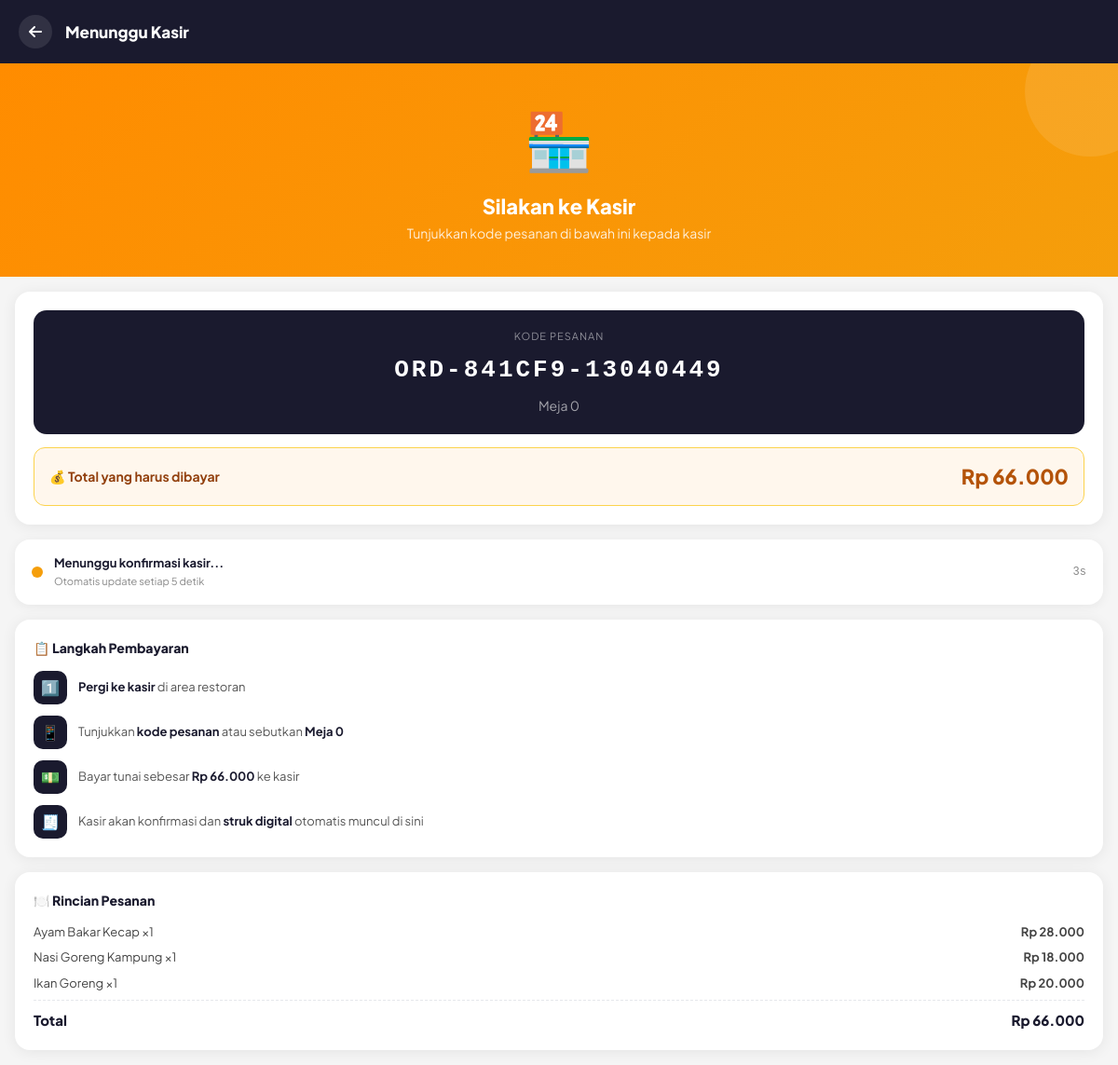
The app's page /tunggu_kasir.php?kode=ORD-841CF9-13040449 with its own data.
### tables this page shows
CREATE TABLE `pesanan` (
  `id` int(11) NOT NULL,
  `kode_pesanan` varchar(20) NOT NULL,
  `nomor_meja` int(11) NOT NULL,
  `nama_pelanggan` varchar(100) DEFAULT 'Pelanggan',
  `catatan` text DEFAULT NULL,
  `total_harga` int(11) DEFAULT 0,
  `tanggal` datetime DEFAULT current_timestamp(),
  `status` enum('pending','diproses','selesai','dibatalkan') DEFAULT 'pending',
  `metode_bayar` enum('cash','qris','transfer') DEFAULT NULL,
  `status_bayar` enum('belum_bayar','lunas') DEFAULT 'belum_bayar',
  `jumlah_bayar` int(11) DEFAULT 0,
  `kembalian` int(11) DEFAULT 0,
  `waktu_bayar` datetime DEFAULT NULL,
  `bukti_qris` varchar(255) DEFAULT NULL,
  `status_verifikasi` enum('menunggu','terverifikasi','ditolak') DEFAULT NULL
);

CREATE TABLE `detail_pesanan` (
  `id` int(11) NOT NULL,
  `id_pesanan` int(11) NOT NULL,
  `id_menu` int(11) NOT NULL,
  `nama_menu` varchar(150) NOT NULL,
  `harga` int(11) NOT NULL,
  `jumlah` int(11) NOT NULL,
  `subtotal` int(11) NOT NULL
);

### koneksi.php (called while the page is built, shortened)
<?php
$conn = new mysqli(DB_HOST, DB_USER, DB_PASS, DB_NAME);
$conn->set_charset('utf8mb4');
function formatRupiah($angka) {
    return 'Rp ' . number_format($angka, 0, ',', '.');
}
function sanitize($data) {
    global $conn;
    $data = trim($data);
    $data = stripslashes($data);
    $data = htmlspecialchars($data);
    return $conn->real_escape_string($data);
}
function getNomorMeja() {
    return isset($_SESSION['nomor_meja']) ? (int)$_SESSION['nomor_meja'] : 0;
}
?>

### tunggu_kasir.php (the view, shortened to what this page needs)
<?php
require_once 'koneksi.php';
$kode       = sanitize($_GET['kode'] ?? '');
$nomor_meja = (int)($_GET['meja'] ?? getNomorMeja());
$stmt = $conn->prepare("SELECT * FROM pesanan WHERE kode_pesanan=?");
$stmt->bind_param('s', $kode);
$stmt->execute();
$pesanan = $stmt->get_result()->fetch_assoc();
$details = [];
$s2 = $conn->prepare("SELECT * FROM detail_pesanan WHERE id_pesanan=?");
$s2->bind_param('i', $pesanan['id']);
$s2->execute();
$r = $s2->get_result();
while ($row = $r->fetch_assoc()) $details[] = $row;
?>
<!DOCTYPE html>
<html lang="id">
<head>
    <link href="https://cdn.jsdelivr.net/npm/bootstrap@5.3.0/dist/css/bootstrap.min.css" rel="stylesheet">
    <link href="https://cdnjs.cloudflare.com/ajax/libs/font-awesome/6.4.0/css/all.min.css" rel="stylesheet">
</head>
<body>
<div class="header">
    <a href="payment.php?kode=<?= urlencode($kode) ?>&meja=<?= $nomor_meja ?>" class="back">
        <i class="fas fa-arrow-left"></i>
    </a>
    <h1 class="htitle">Menunggu Kasir</h1>
</div>
<div class="hero">
    <div class="cashier-icon">🏪</div>
    <h2>Silakan ke Kasir</h2>
    <p>Tunjukkan kode pesanan di bawah ini kepada kasir</p>
</div>
<div class="card-box">
    <div class="kode-display">
        <p class="kode-lbl">Kode Pesanan</p>
        <p class="kode-val"><?= htmlspecialchars($kode) ?></p>
        <p class="meja-val">Meja <?= $nomor_meja ?></p>
    </div>
    <div class="total-row">
        <span class="total-lbl">💰 Total yang harus dibayar</span>
        <span class="total-val"><?= formatRupiah($pesanan['total_harga']) ?></span>
    </div>
</div>
<div class="status-bar">
    <div class="pulse" id="pulseEl"></div>
    <div>
        <div class="status-text" id="statusText">Menunggu konfirmasi kasir...</div>
        <div class="status-sub">Otomatis update setiap 5 detik</div>
    </div>
    <div class="timer" id="timerEl">5s</div>
</div>
<div class="card-box">
    <div class="card-title">📋 Langkah Pembayaran</div>
    <div class="steps">
        <div class="step">
            <div class="step-icon">1️⃣</div>
            <div class="step-text"><strong>Pergi ke kasir</strong> di area restoran</div>
        </div>
        <div class="step">
            <div class="step-icon">📱</div>
            <div class="step-text">Tunjukkan <strong>kode pesanan</strong> atau sebutkan <strong>Meja <?= $nomor_meja ?></strong></div>
        </div>
        <div class="step">
            <div class="step-icon">💵</div>
            <div class="step-text">Bayar tunai sebesar <strong><?= formatRupiah($pesanan['total_harga']) ?></strong> ke kasir</div>
        </div>
        <div class="step">
            <div class="step-icon">🧾</div>
            <div class="step-text">Kasir akan konfirmasi dan <strong>struk digital</strong> otomatis muncul di sini</div>
        </div>
    </div>
</div>
<div class="card-box">
    <div class="card-title">🍽️ Rincian Pesanan</div>
    <?php foreach ($details as $d): ?>
    <div class="item-row">
        <span><?= htmlspecialchars($d['nama_menu']) ?> ×<?= $d['jumlah'] ?></span>
        <span><?= formatRupiah($d['subtotal']) ?></span>
    </div>
    <?php endforeach; ?>
    <div class="total-rincian">
        <span>Total</span>
        <span><?= formatRupiah($pesanan['total_harga']) ?></span>
    </div>
</div>
</body>
</html>

### tunggu_kasir.php (style rules this page uses)
:root { --primary:#E84040;--dark:#1A1A2E;--bg:#F5F5F5; }
* { box-sizing:border-box; }
body { font-family:'Plus Jakarta Sans',sans-serif;background:var(--bg);margin:0;min-height:100vh; }
.header { background:var(--dark);padding:16px 20px;display:flex;align-items:center;gap:14px; }
.back { width:36px;height:36px;background:rgba(255,255,255,0.1);border-radius:50%;display:flex;align-items:center;justify-content:center;color:white;text-decoration:none; }
.htitle { color:white;font-size:17px;font-weight:800;margin:0;flex:1; }
.hero { background:linear-gradient(135deg,#FF8C00,#F59E0B);padding:36px 24px;text-align:center;position:relative;overflow:hidden; }
.hero::before { content:'';position:absolute;top:-40px;right:-40px;width:140px;height:140px;background:rgba(255,255,255,0.1);border-radius:50%; }
.cashier-icon { font-size:60px;margin-bottom:14px;animation:bounce 2s ease-in-out infinite; }
.hero h2 { font-size:22px;font-weight:800;color:white;margin:0 0 6px; }
.hero p { color:rgba(255,255,255,0.85);font-size:14px;margin:0; }
.card-box { background:white;border-radius:16px;margin:16px;padding:20px;box-shadow:0 2px 16px rgba(0,0,0,0.07); }
.card-title { font-size:14px;font-weight:800;color:var(--dark);margin:0 0 14px; }
.kode-display { text-align:center;background:#1A1A2E;border-radius:14px;padding:20px;margin-bottom:14px; }
.kode-lbl { font-size:11px;color:rgba(255,255,255,0.5);margin:0 0 8px;letter-spacing:1px;text-transform:uppercase; }
.kode-val { font-size:26px;font-weight:800;color:white;letter-spacing:3px;font-family:monospace;margin:0 0 8px; }
.meja-val { font-size:14px;color:rgba(255,255,255,0.6);margin:0; }
.total-row { display:flex;justify-content:space-between;align-items:center;background:#FFF7ED;border-radius:12px;padding:14px 16px;border:1.5px solid #FCD34D; }
.total-lbl { font-size:14px;font-weight:700;color:#92400E; }
.total-val { font-size:22px;font-weight:800;color:#B45309; }
.steps { display:flex;flex-direction:column;gap:12px; }
.step { display:flex;gap:12px;align-items:flex-start; }
.step-icon { width:36px;height:36px;border-radius:10px;background:var(--dark);color:white;display:flex;align-items:center;justify-content:center;font-size:16px;flex-shrink:0; }
.step-text { font-size:13px;color:#555;padding-top:8px; }
.step-text strong { color:var(--dark); }
.item-row { display:flex;justify-content:space-between;font-size:13px;margin-bottom:8px;color:#444; }
.item-row span:last-child { font-weight:700; }
.total-rincian { display:flex;justify-content:space-between;font-size:15px;font-weight:800;padding-top:10px;border-top:1.5px dashed #E5E7EB;margin-top:6px;color:var(--dark); }
.status-bar { background:white;border-radius:16px;margin:0 16px 16px;padding:16px 18px;box-shadow:0 2px 12px rgba(0,0,0,0.06);display:flex;align-items:center;gap:12px; }
.pulse { width:12px;height:12px;border-radius:50%;background:#F59E0B;flex-shrink:0;animation:puls 1.5s ease-in-out infinite; }
.status-text { font-size:13px;font-weight:700;color:var(--dark); }
.status-sub { font-size:11px;color:#888;margin-top:2px; }
.timer { margin-left:auto;font-size:12px;color:#888;font-family:monospace; }

### records on screen
pesanan: total_harga "Rp 66.000"
detail_pesanan: nama_menu "Ayam Bakar Kecap", jumlah "1", subtotal "Rp 28.000"
detail_pesanan: nama_menu "Nasi Goreng Kampung", jumlah "1", subtotal "Rp 18.000"
detail_pesanan: nama_menu "Ikan Goreng", jumlah "1", subtotal "Rp 20.000"

### other values on screen
$kode "ORD-841CF9-13040449"
$nomor_meja "0"
